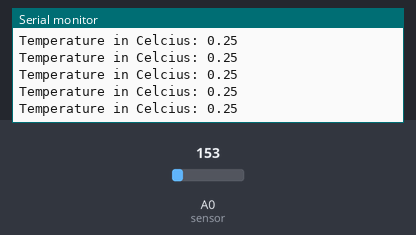
Recording of a sketch running on a simulated Arduino Uno, built with avr-gcc and run on an emulated ATmega328P. Parts: the last lines printed to the serial monitor. Inputs (shaded band) come from the test bench; at power-on: A0 (sensor) = 153.

Above: at 1.2 s.
1.3 s: A0 (sensor) set to 165
At 2.4 s:
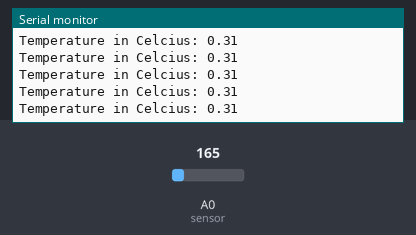
2.8 s: A0 (sensor) set to 175
At 3.9 s:
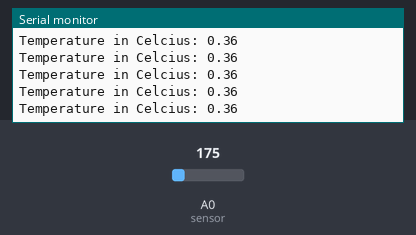
Timing chart, 0 to 5.8 s (numbered marks = the images above; inputs shaded):
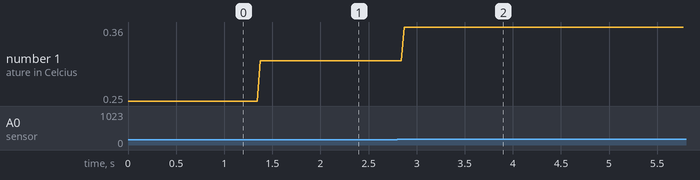

The sketch:

temperaturesensortmp36.ino
```cpp
int sensorval;
float temp;

void setup()
{
  Serial.begin(9600); //Start the Serial Port at 9600 baud
}

void loop()
{
  // put your main code here, to run repeatedly:
  sensorval = analogRead(A0);     //read the analog sensor and store it
  temp = (sensorval *5.0)/1023.0; // convert the analog value to voltage
  temp = temp - 0.5;              // subtract the offset voltage = 0.5V for TMP36 sensor to get temperature
  int val = temp * 100;   // Convert voltage to temperature

  Serial.print("Temperature in Celcius: ");
  Serial.println(temp);
}
```

Measured:
- after the input at 1.3 s, the serial monitor: prints a new line after 0.07 s (image 1)
- after the input at 2.8 s, the serial monitor: prints a new line after 0.07 s (image 2)
- plotted number 1: 0.25 → 0.31 after the input at 1.3 s, 0.31 → 0.36 after the input at 2.8 s
